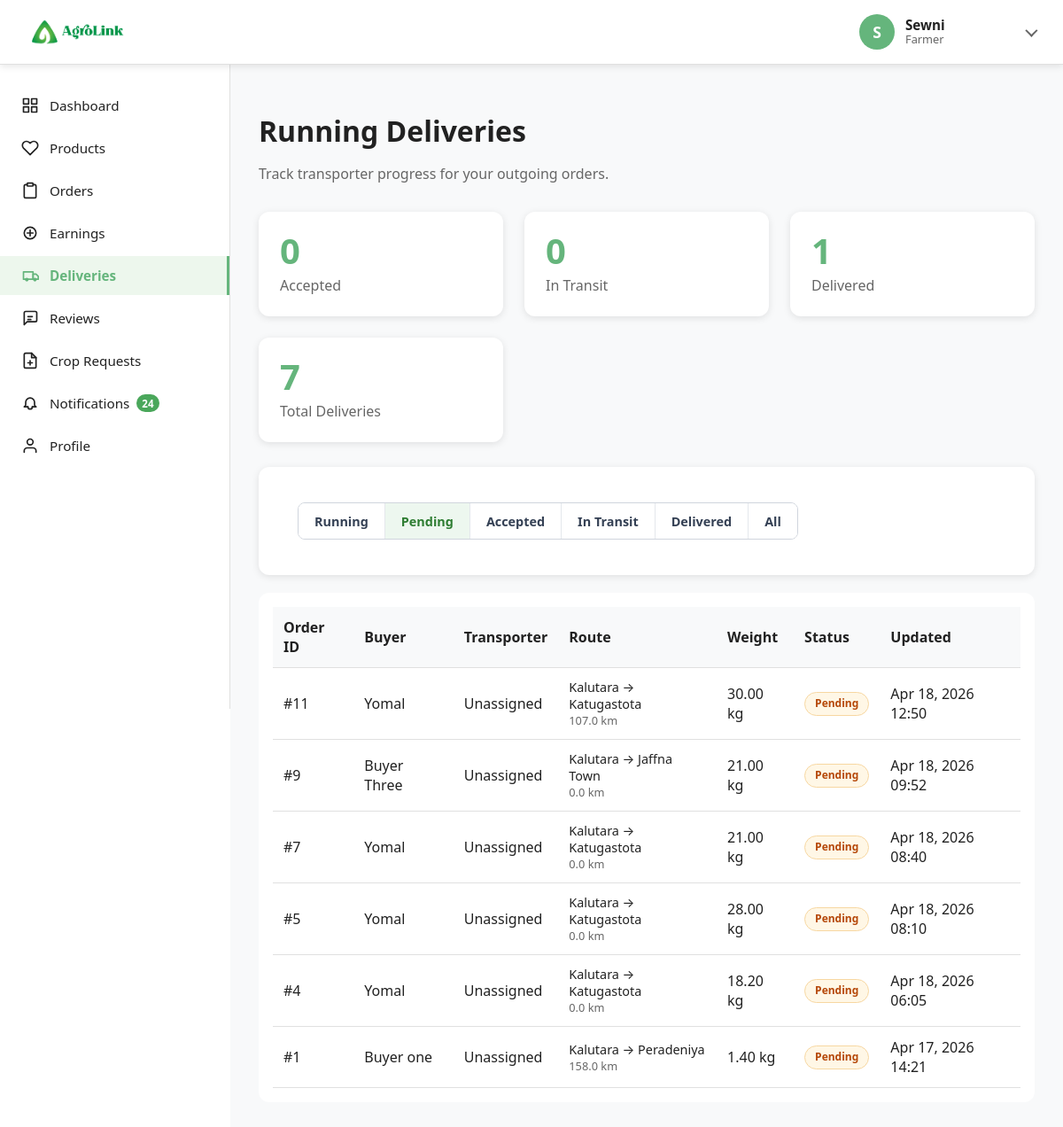
/farmerdeliveries?status=pending (signed in), run on the app's committed database.
### tables this page shows
CREATE TABLE `delivery_requests` (
  `id` int(11) NOT NULL,
  `order_id` int(11) NOT NULL,
  `buyer_id` int(11) NOT NULL,
  `buyer_name` varchar(255) NOT NULL,
  `buyer_phone` varchar(20) NOT NULL,
  `buyer_address` text NOT NULL,
  `buyer_city` varchar(100) NOT NULL,
  `buyer_district_id` int(11) DEFAULT NULL,
  `farmer_id` int(11) NOT NULL,
  `farmer_name` varchar(255) NOT NULL,
  `farmer_phone` varchar(20) DEFAULT NULL,
  `farmer_address` text DEFAULT NULL,
  `farmer_city` varchar(100) DEFAULT NULL,
  `farmer_district_id` int(11) DEFAULT NULL,
  `total_weight_kg` decimal(10,2) NOT NULL,
  `shipping_fee` decimal(10,2) NOT NULL,
  `distance_km` decimal(10,2) DEFAULT NULL,
  `required_vehicle_type_id` int(11) DEFAULT NULL COMMENT 'Minimum vehicle type needed based on weight',
  `status` enum('pending','accepted','in_transit','delivered','cancelled') DEFAULT 'pending',
  `transporter_id` int(11) DEFAULT NULL COMMENT 'Assigned transporter',
  `accepted_at` timestamp NULL DEFAULT NULL,
  `created_at` timestamp NOT NULL DEFAULT current_timestamp(),
  `updated_at` timestamp NOT NULL DEFAULT current_timestamp() ON UPDATE current_timestamp()
);

CREATE TABLE `users` (
  `id` int(11) NOT NULL,
  `name` varchar(255) NOT NULL,
  `email` varchar(255) NOT NULL,
  `password` varchar(255) NOT NULL,
  `password_updated_at` timestamp NULL DEFAULT NULL,
  `role` varchar(255) NOT NULL,
  `status` enum('active','inactive') DEFAULT 'active',
  `verification_status` enum('not_required','pending','approved','rejected') DEFAULT 'not_required',
  `deactivated_at` timestamp NULL DEFAULT NULL,
  `deactivation_reason` varchar(500) DEFAULT NULL,
  `created_at` timestamp NOT NULL DEFAULT current_timestamp(),
  `updated_at` timestamp NOT NULL DEFAULT current_timestamp() ON UPDATE current_timestamp()
);

### app/views/farmer/farmerDeliveries.view.php (the view, shortened to what the rows shown need)
<div class="content-section farmer-deliveries-page">
    <div class="content-header">
        <h1 class="content-title">Running Deliveries</h1>
    </div>
    <?php if (empty($deliveries)): ?>
        <div class="empty-state farmer-deliveries-empty">
            <div class="farmer-deliveries-empty-icon">🚚</div>
            <h3>No deliveries found</h3>
            <p>Deliveries will appear here once transport requests are created.</p>
        </div>
    <?php else: ?>
        <div class="table-container farmer-deliveries-table-wrap">
            <div class="table-responsive">
                <table class="table">
                    <thead>
                        <tr>
                            <th>Order ID</th>
                            <th>Buyer</th>
                            <th>Transporter</th>
                            <th>Route</th>
                            <th>Weight</th>
                            <th>Status</th>
                            <th>Updated</th>
                        </tr>
                    </thead>
                    <tbody>
                        <?php foreach ($deliveries as $delivery): ?>
                            <tr>
                                <td>#<?= (int)$delivery->order_id ?></td>
                                <td><?= htmlspecialchars($delivery->buyer_name ?? 'N/A') ?></td>
                                <td><?= htmlspecialchars($delivery->transporter_name ?? 'Unassigned') ?></td>
                                <td>
                                    <div class="farmer-delivery-route-main">
                                        <?= htmlspecialchars($delivery->farmer_city ?? 'Unknown') ?> → <?= htmlspecialchars($delivery->buyer_city ?? 'Unknown') ?>
                                    </div>
                                    <div class="farmer-delivery-route-sub">
                                        <?= isset($delivery->distance_km) ? number_format((float)$delivery->distance_km, 1) . ' km' : 'Distance N/A' ?>
                                    </div>
                                </td>
                                <td><?= number_format((float)($delivery->total_weight_kg ?? 0), 2) ?> kg</td>
                                <td>
                                    <span class="order-status status-<?= htmlspecialchars($delivery->status ?? 'pending') ?>">
                                        <?= ucfirst(str_replace('_', ' ', htmlspecialchars($delivery->status ?? 'pending'))) ?>
                                    </span>
                                </td>
                                <td><?= !empty($delivery->updated_at) ? date('M d, Y H:i', strtotime($delivery->updated_at)) : '-' ?></td>
                            </tr>
                        <?php endforeach; ?>
                    </tbody>
                </table>
            </div>
        </div>
    <?php endif; ?>
</div>

### data on the page
delivery_requests: order "11", users.name "Yomal", transporter_name "Unassigned", farmer_city "Kalutara", buyer_city "Katugastota", distance_km "107.0", total_weight_kg "30.00", status "Pending", updated_at "Apr 18, 2026 12:50"
delivery_requests: order "9", users.name "Buyer Three", transporter_name "Unassigned", farmer_city "Kalutara", buyer_city "Jaffna Town", distance_km "0.0", total_weight_kg "21.00", status "Pending", updated_at "Apr 18, 2026 09:52"
delivery_requests: order "7", users.name "Yomal", transporter_name "Unassigned", farmer_city "Kalutara", buyer_city "Katugastota", distance_km "0.0", total_weight_kg "21.00", status "Pending", updated_at "Apr 18, 2026 08:40"
delivery_requests: order "5", users.name "Yomal", transporter_name "Unassigned", farmer_city "Kalutara", buyer_city "Katugastota", distance_km "0.0", total_weight_kg "28.00", status "Pending", updated_at "Apr 18, 2026 08:10"
delivery_requests: order "4", users.name "Yomal", transporter_name "Unassigned", farmer_city "Kalutara", buyer_city "Katugastota", distance_km "0.0", total_weight_kg "18.20", status "Pending", updated_at "Apr 18, 2026 06:05"
delivery_requests: order "1", users.name "Buyer one", transporter_name "Unassigned", farmer_city "Kalutara", buyer_city "Peradeniya", distance_km "158.0", total_weight_kg "1.40", status "Pending", updated_at "Apr 17, 2026 14:21"

### other printed values
$userRole !== '' ? $userRole : 'User' "Farmer"
$notificationUnreadCount "24"
$deliverySummary->accepted_deliveries "0"
$deliverySummary->in_transit_deliveries "0"
$deliverySummary->delivered_deliveries "1"
$deliverySummary->total_deliveries "7"
